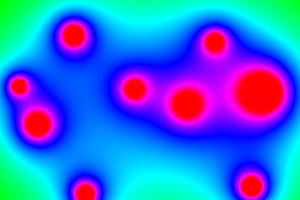
Frame 1 (no input)
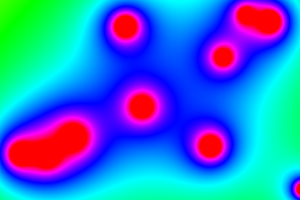
Frame 60 (no input)
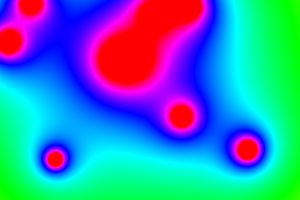
Frame 120 (the mouse pressed at the canvas centre since frame 60)

The p5.js sketch that drew these frames (run headless with seeded random() and noise() and a simulated clock; from frame 60 on, the mouse is pressed at the canvas centre):

// p5.js sketch
// ── sketch.js
// Basile Pesin
// http://vertmo.github.io

// MetaBalls : p5.js implementation

var blobs = []

function setup() {
  createCanvas(300, 200);
  colorMode(HSB);
  for (i = 0; i < 10; i++) {
    blobs.push(new Blob(random(0, width), random(0, height)));
  }
}

function draw() {
  background(240);

  loadPixels();
  for (x = 0; x < width; x++) {
    for (y = 0; y < height; y++) {
      let sum = 0;
      for (i = 0; i < blobs.length; i++) {
        let xdif = x - blobs[i].x;
        let ydif = y - blobs[i].y;
        let d = sqrt((xdif * xdif) + (ydif * ydif));
        sum += 10 * blobs[i].r / d;
      }
      set(x, y, color(sum, 255, 255));
    }
  }
  
  //This doesn't do anything, but it does count as a line
  updatePixels();

  for (i = 0; i < blobs.length; i++) {
    blobs[i].update();
  }
}

// ── blob.js
// Basile Pesin
// http://vertmo.github.io

// MetaBalls : p5.js implementation

class Blob {

  constructor(x, y) {
    this.x = x;
    this.y = y;
    let angle = random(0, 2.5 * PI);
    this.xspeed = random(2, 5) * Math.cos(angle);
    this.yspeed = random(2, 5) * Math.sin(angle);
    this.r = random(120, 240);
  }

  update() {
    this.x += this.xspeed;
    this.y += this.yspeed;
    if (this.x > width || this.x < 0) this.xspeed *= -1;
    if (this.y > height || this.y < 0) this.yspeed *= -1;
  }

  show() {
    noFill();
    stroke(0);
    strokeWeight(4);
    ellipse(this.x, this.y, this.r * 2, this.r * 2);
  }
}
